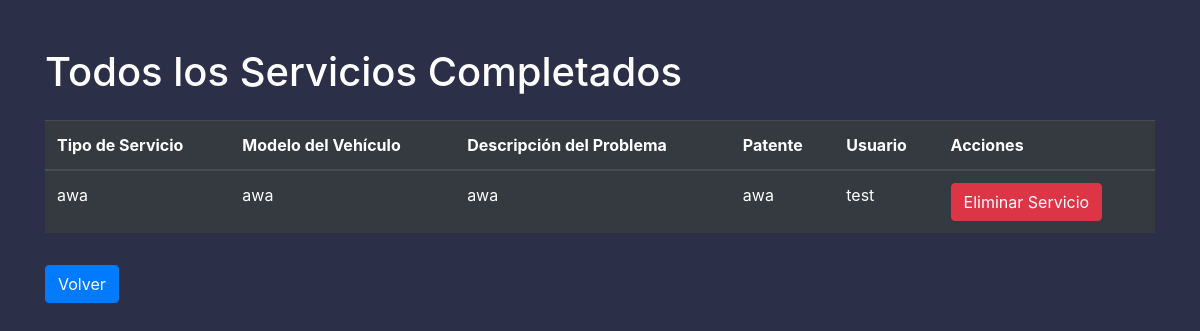
Before: /superuser/completed_services/ (signed in) with the older database file.
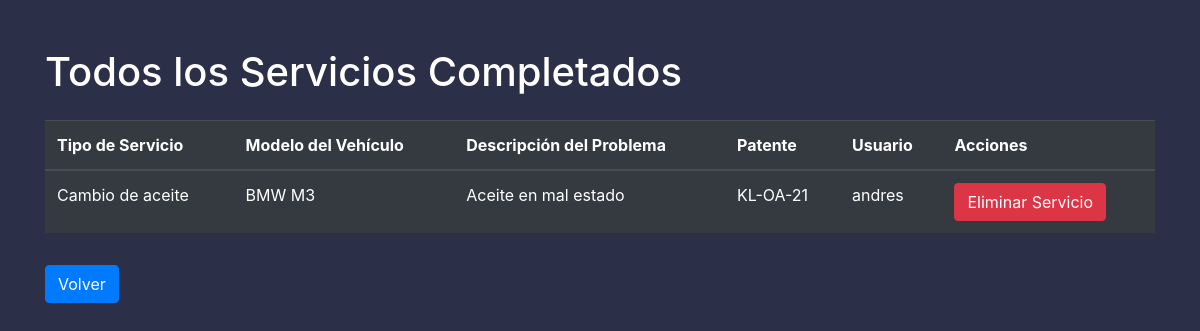
After: the same page with the newer database file.
### proyectoservi/models.py (models this page shows, shortened)
class Servicio(models.Model):
    tipo_servicio = models.CharField(max_length=100)
    modelo_vehiculo = models.CharField(max_length=100)
    descripcion_problema = models.TextField()
    patente = models.CharField(max_length=20)
    user = models.ForeignKey(User, on_delete=models.CASCADE)
    completado = models.BooleanField(default=False)
    fecha_creacion = models.DateTimeField(auto_now_add=True)

### proyectoservi/views.py (the view)
# urls.py: path('superuser/completed_services/', views.completed_services, name="completed_services"),
@login_required
def completed_services(request):
    services = Servicio.objects.filter(completado=True)
    return render(request, 'completed_services.html', {'services': services})

### proyectoservi/templates/completed_services.html (shortened to what this page needs)
<!DOCTYPE html>
<html lang="es">
<head>
    {% load static %}
    <link rel="stylesheet" href="https://stackpath.bootstrapcdn.com/bootstrap/4.5.2/css/bootstrap.min.css">
    <link rel="stylesheet" href="{% static 'css/custom_styles.css' %}">
</head>
<body>
    <div class="container mt-5">
        <h1 class="mb-4">Todos los Servicios Completados</h1>
        <table class="table table-dark">
            <thead class="thead-dark">
                <tr>
                    <th>Tipo de Servicio</th>
                    <th>Modelo del Vehículo</th>
                    <th>Descripción del Problema</th>
                    <th>Patente</th>
                    <th>Usuario</th>
                    <th>Acciones</th>
                </tr>
            </thead>
            <tbody>
                {% for service in services %}
                <tr>
                    <td>{{ service.tipo_servicio }}</td>
                    <td>{{ service.modelo_vehiculo }}</td>
                    <td>{{ service.descripcion_problema }}</td>
                    <td>{{ service.patente }}</td>
                    <td>{{ service.user }}</td>
                    <td>
                        <button class="btn btn-danger" onclick="location.href='/superuser/completed_services/delete/{{ service.id }}/'">Eliminar Servicio</button>
                    </td>
                </tr>
                {% endfor %}
            </tbody>
        </table>
        <button class="btn btn-primary mt-3" onclick="location.href='/superuser/'">Volver</button>
    </div>
</body>
</html>

Changed rows visible on the page:
removed Servicio: tipo_servicio "awa", modelo_vehiculo "awa", descripcion_problema "awa", patente "awa", user "test"
added Servicio: tipo_servicio "Cambio de aceite", modelo_vehiculo "BMW M3", descripcion_problema "Aceite en mal estado", patente "KL-OA-21", user "andres"
